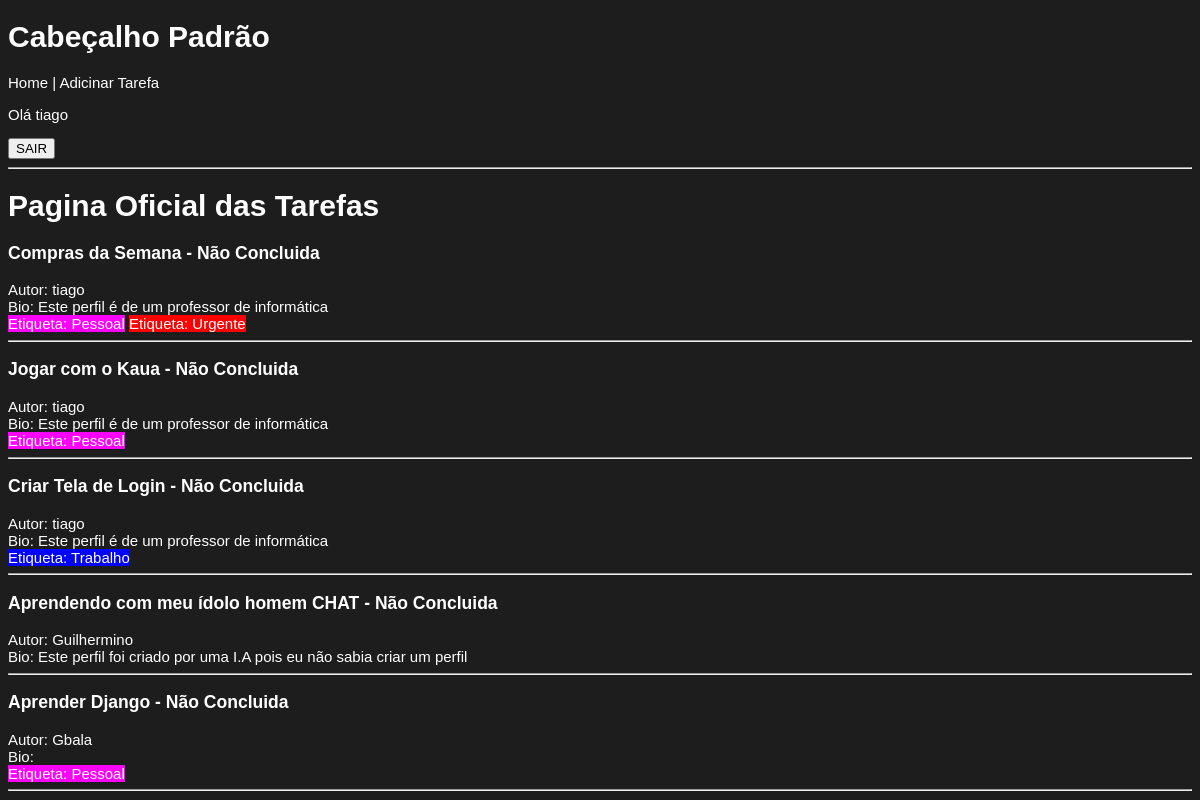
/tarefas/ (signed in), run on the app's committed database.
### tarefas/models.py (models this page shows, shortened)
class Tarefa(models.Model):
    titulo = models.CharField(max_length=100) #Titulo da tarefa com limite de 100 caracteres
    descricao = models.TextField(blank=True) #Descrição detralhada da tarefa, pode ser deixada em branco
    concluida = models.BooleanField(default=False) #Indica se a tarefa foi concluida.
    criada_em = models.DateTimeField(auto_now_add=True) #Data e Hora em que a tarefa foi criada
    usuario = models.ForeignKey(User, on_delete=models.CASCADE) #Relaciona a tarefa a um usuário específico
    etiquetas = models.ManyToManyField(Etiqueta, blank=True) #Relaciona a tarefa a múltiplas etiquetas, pode ser deixada em branco
    class Meta:
        permissions = [
            ("can_view_all_tarefas", "Can view tasks from all users")
        ]

class Perfil(models.Model):
    usuario = models.OneToOneField(User, on_delete=models.CASCADE) #Relaciona o perfil a um usuário específico
    bio = models.TextField(blank=True) #Biografia do usuário, pode ser deixada em branco
    tema = models.BooleanField(default=False) #Tema preferido do usuário, padrão é False (pode representar tema claro ou escuro)

class Etiqueta(models.Model):
    nome = models.CharField(unique=True) #Nome da etiqueta | unique=True garante que não haja etiquetas com nomes duplicados
    cor = models.CharField(default="#000000") #Cor associada à etiqueta, padrão é branco

### tarefas/views.py (the view)
# urls.py: 2. Add a URL to urlpatterns:  path('', views.home, name='home')
@login_required
def home(request):
    lista = Tarefa.objects.select_related('usuario', 'usuario__perfil').prefetch_related('etiquetas').all()
    if request.user.has_perm("tarefas.can_view_tarefas"):
        lista = lista.all()
    else:
        lista = lista.filter(usuario=request.user)
    for tarefa in lista:
        tarefa.etiquetas_lista = list(tarefa.etiquetas.all())
    return render(request, 'tarefas/home.html', {'tarefas' : lista})

### tarefas/templates/tarefas/home.html (shortened to what this page needs)
{% extends 'tarefas/base.html' %}
    {% block corpo %}
    <h1>Pagina Oficial das Tarefas</h1>
    {% if tarefas %}
        {% for tarefa in tarefas %}
        <div>
            <h3>
               <a href="{% url 'individual' tarefa.id %}"> {{ tarefa.titulo }} </a> -
                {% if tarefa.concluida %}
                    Concluida
                {% else %}
                    Não Concluida
                {% endif %}
            </h3>
        </div>
        <div> Autor: {{tarefa.usuario.username}} </div>
        <div> Bio: {{tarefa.usuario.perfil.bio}} </div>
        {% for etiqueta in tarefa.etiquetas_lista %}
        <div style="display: inline-block; background-color: {{etiqueta.cor}};">Etiqueta: {{etiqueta.nome}}</div>
        {% endfor %}
            <hr />
        {% endfor %}
    {% else %}
        <p>Não Existe Tarefas Cadastradas...</p>
    {% endif %}
    {% endblock %}

### tarefas/templates/tarefas/base.html (shortened to what this page needs)
{% load static %}
<!DOCTYPE html>
<html lang="pt-br">
<head>
    <link rel="stylesheet" href="{% static 'tarefas/style.css' %}">
</head>
<body>
    <header>
        <h1>Cabeçalho Padrão</h1>
        <nav>
            <a href="{% url 'home' %}">Home</a> |
            <a href="{% url 'adicionar' %}">Adicinar Tarefa</a>
        </nav>
        <div>
            {% if user.is_authenticated %}
            <p> Olá {{user.username}}</p>
            <form method="post" action="{% url 'logout' %}">
                <button type="submit">SAIR</button>
            </form>
            {% else %}
            <a href="{% url 'login' %}">ENTRAR</a>
            {% endif %}
        </div>
        <hr />
    </header>
    {% block corpo %}
    {% endblock %}
</body>
</html>

### tarefas/static/tarefas/style.css (style rules this page uses)
body { font-family: Arial, Helvetica, sans-serif; font-size: 15px; background-color: #1d1d1d; color: #FFFF; }
h1, h2, h3 { font-weight: bold; }
a { text-decoration: none; color: #FFFF; }

### data on the page
Tarefa: titulo "Compras da Semana", concluida "Não Concluida", usuario.username "tiago", usuario.perfil.bio "Este perfil é de um professor de informática"
Etiqueta: nome "Pessoal"
Etiqueta: nome "Urgente"
Tarefa: titulo "Jogar com o Kaua", concluida "Não Concluida", usuario.username "tiago", usuario.perfil.bio "Este perfil é de um professor de informática"
Tarefa: titulo "Criar Tela de Login", concluida "Não Concluida", usuario.username "tiago", usuario.perfil.bio "Este perfil é de um professor de informática"
Etiqueta: nome "Trabalho"
Tarefa: titulo "Aprendendo com meu ídolo homem CHAT", concluida "Não Concluida", usuario.username "Guilhermino", usuario.perfil.bio "Este perfil foi criado por uma I.A pois eu não sabia criar um perfil"
Tarefa: titulo "Aprender Django", concluida "Não Concluida", usuario.username "Gbala"

### other printed values
{{ user.username }} "tiago"
